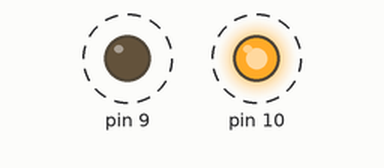
This sketch was run on a simulated Arduino Uno, built with avr-gcc and run on an emulated ATmega328P. On the bench: output pins drawn as LEDs (lit = HIGH). Dashed ring = blinking.

Above: at 0.5 s.
Timing chart, 0 to 4.6 s (numbered marks = the images above):
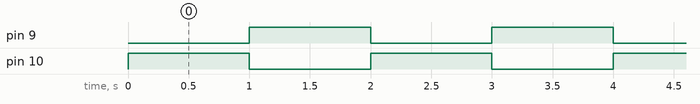

The sketch:

L02_doppio_blink.ino
```cpp
void setup() {
  pinMode(9, OUTPUT);
  pinMode(10, OUTPUT);
}

void loop() {
  digitalWrite(9, LOW);
  digitalWrite(10, HIGH);
  delay(1000);
  digitalWrite(9, HIGH);
  digitalWrite(10, LOW);
  delay(1000);
}
```

Measured:
- by itself, pin 9, pin 10: alternates HIGH for 1.0 s and LOW for 1.0 s
